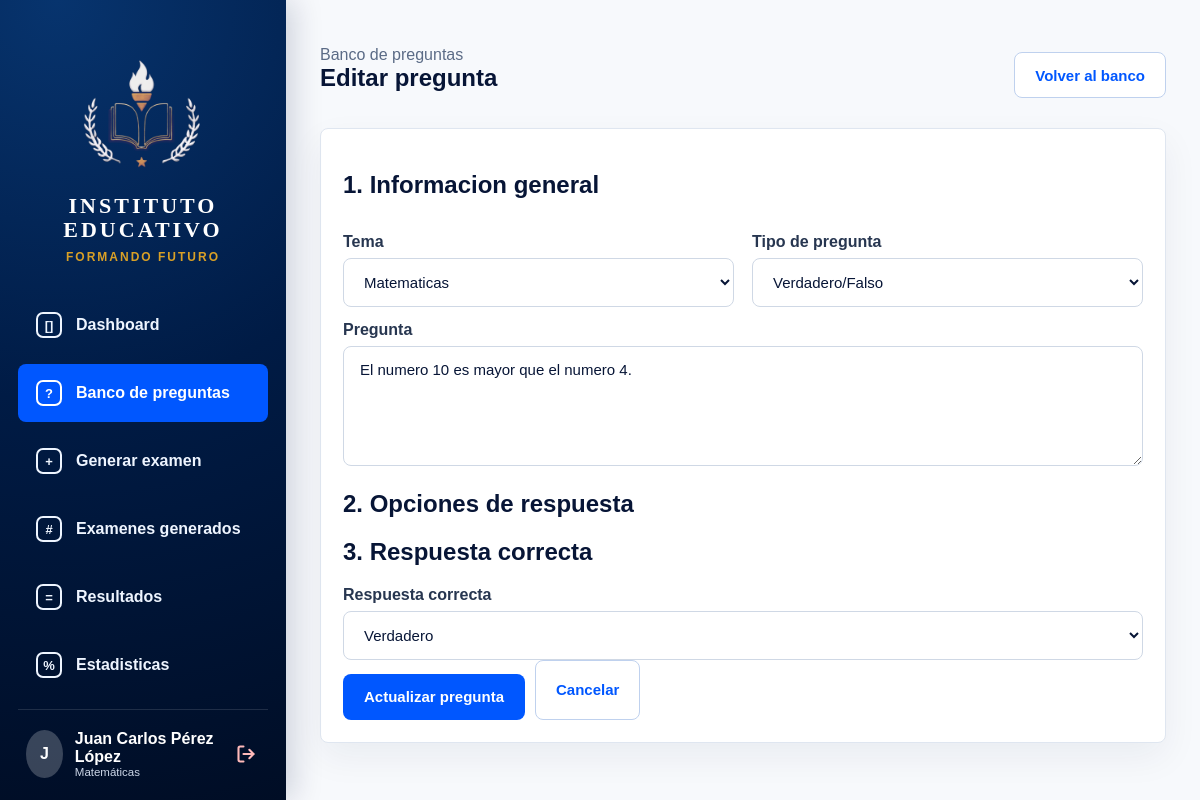
/editar_pregunta.php?id=2 (signed in), run on the app's committed database.
### tables this page shows
CREATE TABLE preguntas (
    id_pregunta INT AUTO_INCREMENT PRIMARY KEY,
    id_tema INT NOT NULL,
    tipo ENUM('opcion_multiple', 'verdadero_falso') NOT NULL,
    enunciado TEXT NOT NULL,
    opcion_a VARCHAR(255) NULL,
    opcion_b VARCHAR(255) NULL,
    opcion_c VARCHAR(255) NULL,
    opcion_d VARCHAR(255) NULL,
    respuesta_correcta VARCHAR(20) NOT NULL,
    fecha_creacion TIMESTAMP DEFAULT CURRENT_TIMESTAMP,
    FOREIGN KEY (id_tema) REFERENCES temas(id_tema)
        ON UPDATE CASCADE
        ON DELETE CASCADE
);

CREATE TABLE temas (
    id_tema INT AUTO_INCREMENT PRIMARY KEY,
    nombre VARCHAR(100) NOT NULL,
    descripcion TEXT NULL,
    fecha_creacion TIMESTAMP DEFAULT CURRENT_TIMESTAMP
);

### editar_pregunta.php (the view, shortened to what this page needs)
<?php
include 'config/conexion.php';
$id_pregunta = $_GET['id'];
$stmt_pregunta = mysqli_prepare($conexion, "SELECT * FROM preguntas WHERE id_pregunta = ?");
mysqli_stmt_bind_param($stmt_pregunta, "i", $id_pregunta);
mysqli_stmt_execute($stmt_pregunta);
$resultado_pregunta = mysqli_stmt_get_result($stmt_pregunta);
$pregunta = mysqli_fetch_assoc($resultado_pregunta);
$consulta_temas = mysqli_query($conexion, "SELECT * FROM temas ORDER BY nombre ASC");
include 'includes/header.php';
?>
<div class="page-head">
    <div>
        <p class="subtitulo">Banco de preguntas</p>
        <h1>Editar pregunta</h1>
    </div>
    <a class="boton boton-secundario" href="preguntas.php">Volver al banco</a>
</div>
<form method="POST" action="editar_pregunta.php?id=<?php echo $pregunta['id_pregunta']; ?>">
    <h2>1. Informacion general</h2>
    <div class="grid">
        <div>
            <label for="id_tema">Tema</label>
            <select name="id_tema" id="id_tema" required>
                <?php while ($tema = mysqli_fetch_assoc($consulta_temas)) { ?>
                    <option value="<?php echo $tema['id_tema']; ?>" <?php if ($tema['id_tema'] == $pregunta['id_tema']) echo 'selected'; ?>>
                        <?php echo htmlspecialchars($tema['nombre']); ?>
                    </option>
                <?php } ?>
            </select>
        </div>
        <div>
            <label for="tipo">Tipo de pregunta</label>
            <select name="tipo" id="tipo" onchange="mostrarOpcionesPregunta();" required>
                <option value="verdadero_falso" <?php if ($pregunta['tipo'] == 'verdadero_falso') echo 'selected'; ?>>Verdadero/Falso</option>
            </select>
        </div>
    </div>
    <label for="enunciado">Pregunta</label>
    <textarea name="enunciado" id="enunciado" required><?php echo htmlspecialchars($pregunta['enunciado']); ?></textarea>
    <h2>2. Opciones de respuesta</h2>
    <h2>3. Respuesta correcta</h2>
    <label for="respuesta_correcta">Respuesta correcta</label>
    <select name="respuesta_correcta" id="respuesta_correcta" data-valor="<?php echo htmlspecialchars($pregunta['respuesta_correcta']); ?>" required>
        <option value="">Selecciona la respuesta</option>
    </select>
    <div class="acciones">
        <input type="submit" value="Actualizar pregunta">
        <a class="boton boton-secundario" href="preguntas.php">Cancelar</a>
    </div>
</form>
<?php include 'includes/footer.php'; ?>

### css/estilos.css (style rules this page uses)
:root { --azul-900: #001b45; --azul-800: #002b68; --azul-600: #0057ff; --azul-100: #eef5ff; --texto: #071536; --muted: #5b6b86; --linea: #dfe6f0; --fondo: #f7f9fc; --verde: #34b45a; --amarillo: #f5b316; --rojo: #ef4444; --morado: #8b35df; }
* { box-sizing: border-box; }
body { margin: 0; font-family: Arial, Helvetica, sans-serif; background: var(--fondo); color: var(--texto); }
a { color: inherit; }
.page-head { display: flex; justify-content: space-between; align-items: flex-start; gap: 20px; margin-bottom: 30px; }
.page-head h1, .page-head h2 { margin: 0; color: var(--texto); font-size: 24px; line-height: 1.15; }
.page-head p, .subtitulo { color: var(--muted); margin: 8px 0 0; font-size: 16px; }
.tarjeta, form { background: #fff; border: 1px solid var(--linea); border-radius: 8px; padding: 22px; margin-bottom: 20px; box-shadow: 0 14px 36px rgba(22, 38, 70, 0.06); }
.grid { display: grid; grid-template-columns: repeat(auto-fit, minmax(220px, 1fr)); gap: 18px; }
label { display: block; margin: 14px 0 7px; font-weight: 800; color: #273650; }
input[type="text"], input[type="number"], select, textarea { width: 100%; padding: 14px 16px; border: 1px solid #cfd8e5; border-radius: 8px; color: var(--texto); font-size: 15px; font-family: inherit; background: #fff; }
textarea { min-height: 120px; resize: vertical; }
.boton, button, input[type="submit"] { display: inline-flex; align-items: center; justify-content: center; gap: 10px; min-height: 46px; border: 1px solid transparent; border-radius: 8px; background: var(--azul-600); color: #fff; padding: 0 20px; margin-top: 14px; font-size: 15px; font-weight: 800; text-decoration: none; cursor: pointer; }
.boton-secundario { background: #fff; color: var(--azul-600); border-color: #bfd1ee; }
.acciones { display: flex; flex-wrap: wrap; gap: 10px; }
.acciones .boton { margin-top: 0; }

### data on the page
preguntas: id_tema "Matematicas", tipo "Verdadero/Falso", enunciado "El numero 10 es mayor que el numero 4.", respuesta_correcta "Verdadero"

### other printed values
substr($nombre_prof, 0, 1) "J"
$nombre_prof "Juan Carlos Pérez López"
$_SESSION['profesor_materia'] "Matemáticas"
